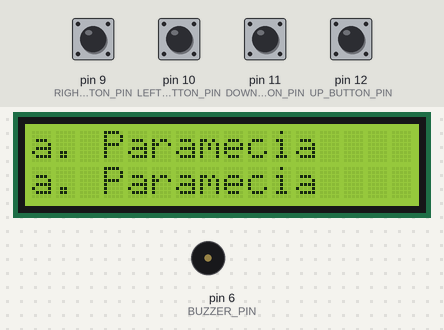
This sketch was run on a simulated Arduino Uno, built with avr-gcc and run on an emulated ATmega328P. Shown: 16×2 character LCD, buzzer (waves = sounding). The inputs (shaded band) are chosen by the test bench; at power-on: pin 9 (RIGHT_BUTTON_PIN), pin 10 (LEFT_BUTTON_PIN), pin 11 (DOWN_BUTTON_PIN), pin 12 (UP_BUTTON_PIN) HIGH.

Above: at 4.3 s.
4.4 s: pin 11 (DOWN_BUTTON_PIN) pulled LOW for 1 s
At 6.3 s:
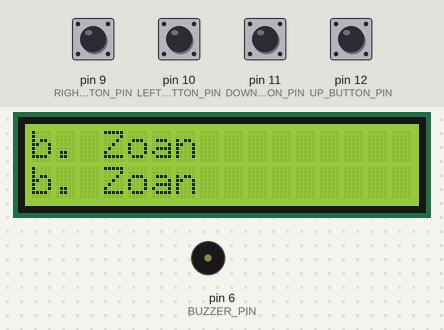
6.9 s: pin 9 (RIGHT_BUTTON_PIN) pulled LOW for 0.15 s
At 8.2 s:
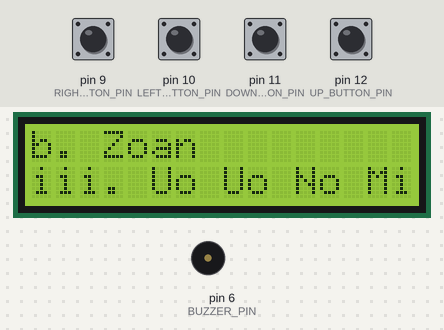
8.5 s: pin 10 (LEFT_BUTTON_PIN) pulled LOW for 0.15 s
At 9.0 s:
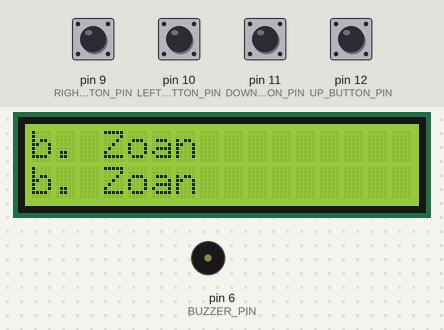
10.1 s: pin 9 (RIGHT_BUTTON_PIN) pulled LOW for 1 s
At 11.7 s:
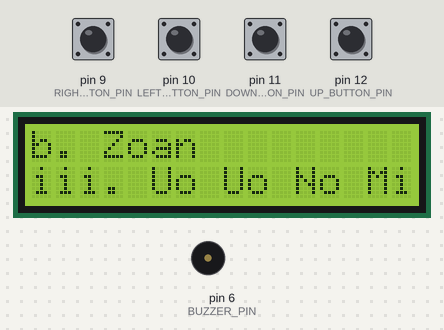
12.6 s: pin 10 (LEFT_BUTTON_PIN) pulled LOW for 1 s
At 13.2 s:
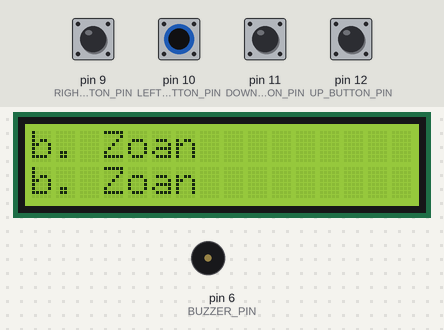
15.1 s: pin 9 (RIGHT_BUTTON_PIN) driven LOW and pin 10 (LEFT_BUTTON_PIN) driven LOW
At 15.59 s:
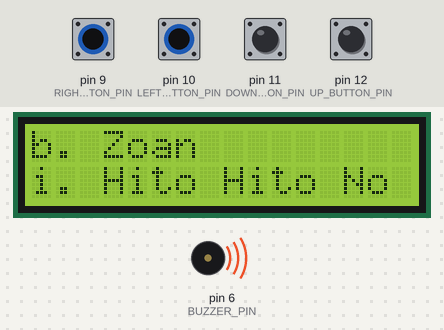
Timing chart, 0 to 19.1 s (numbered marks = the images above; inputs shaded):
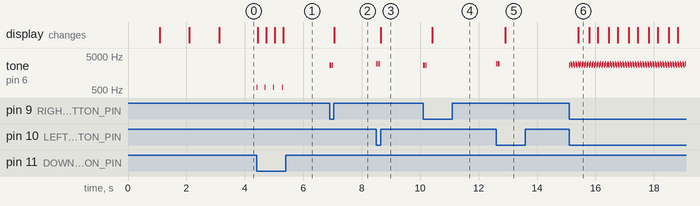

Measured:
- after the input at 4.4 s, tone on pin 6 (BUZZER_PIN): alternates 600 Hz for 0.02 s and silent for 0.27 s, 8 changes in all, then stays silent, starting at once; the display: changes at once (image 1)
- after the input at 6.9 s, tone on pin 6 (BUZZER_PIN): alternates 2700 Hz for 0.02 s and silent for 0.03 s, 6 changes in all, then stays silent, starting at once; the display: changes after 0.17 s (image 2)
- after the input at 8.5 s, tone on pin 6 (BUZZER_PIN): alternates 3000 Hz for 0.02 s and silent for 0.03 s, 6 changes in all, then stays silent, starting at once; the display: changes after 0.15 s (image 3)
- after the input at 10.1 s, tone on pin 6 (BUZZER_PIN): alternates 2700 Hz for 0.02 s and silent for 0.03 s, 6 changes in all, then stays silent, starting at once; the display: changes after 0.32 s (image 4)
- after the input at 12.6 s, tone on pin 6 (BUZZER_PIN): alternates 3000 Hz for 0.02 s and silent for 0.03 s, 6 changes in all, then stays silent, starting at once; the display: changes after 0.31 s (image 5)
- after the input at 15.1 s, tone on pin 6 (BUZZER_PIN): silent → 2700 Hz at once, then repeats every 0.09 s: silent 0.03 s, 3000 Hz 0.02 s, silent 0.02 s, 2700 Hz 0.02 s; the display: changes after 0.30 s (image 6)

The sketch:

Botones.ino
```cpp
#include <LiquidCrystal_I2C.h>

#define BUZZER_PIN 6
#define RIGHT_BUTTON_PIN 9
#define LEFT_BUTTON_PIN 10
#define DOWN_BUTTON_PIN 11
#define UP_BUTTON_PIN 12

LiquidCrystal_I2C lcd(0x27, 16, 2);

byte caracter1 [ ] = {
  B01010,
  B11111,
  B10101,
  B10001,
  B11011,
  B10001,
  B01010,
  B00100							/*~ ⬛⬜⬜⬜⬛~*/
};

/*~ Icono o caracter 2 ~*/
byte caracter2 [ ] = {
   B00100,
  B00100,
  B01110,
  B11011,
  B01010,
  B01010,
  B01010,
  B00100							/*~ ⬛⬛⬜⬛⬛~*/
};

byte caracter3 [ ] = {
   B01110,
  B11011,
  B10101,
  B11011,
  B01110,
  B00100,
  B01100,
  B00100							/*~ ⬛⬛⬜⬛⬛~*/
};


bool leftButtonState = false,
     downButtonState = false,
     upButtonState = false,
     rightButtonState = false;

char menu[3][4][30] = {
    {"a. Paramecia", "i. Gomu Gomu No Mi", "ii. Ope Ope No Mi", "iii. Gura Gura No Mi"},
    {"b. Zoan", "i. Hito Hito No Mi", "ii. Ushi Ushi No Mi", "iii. Uo Uo No Mi"},
    {"c. Logia", "i. Mera Mera No Mi", "ii. Yami Yami No Mi", "iii. Moku Moku No Mi"}
};

int currentCategory = 0;
int currentElement = 0;

// Button debounce
unsigned long lastDebounceTime = 0;
unsigned long debounceDelay = 100;

void showCategory() {
    lcd.clear();
    lcd.setCursor(0, 0);
    lcd.print(menu[currentCategory][0]);
    lcd.setCursor(0, 1);
    lcd.print(menu[currentCategory][currentElement]);
}

// Function to generate a tone, pass the frequency as an integer
void playTone(int frequency) {
    tone(BUZZER_PIN, frequency);
    delay(20);
    noTone(BUZZER_PIN);
}

void setup() {
    lcd.init();
    lcd.backlight();

  lcd.createChar ( 0, caracter1 );   	/*~ Indicar al programa que genere un caracter a partir del array de bits. ~*/
  lcd.createChar ( 1, caracter2 );
  lcd.createChar ( 2, caracter3 );

  lcd.setCursor ( 0, 0 );   	/*~ ( columnas, filas) Ubicamos el cursor en la primera posición(columna:0) de la primera línea(fila:0) ~*/
   lcd.write ( 0 );		  		/*~ Mostramos nuestro primer icono o caracter ~*/
   	delay ( 1000 );
  /*~ Esperar 1 segundo ~*/
   lcd.clear ( );				/*~ Limpiar pantalla ~*/
   lcd.setCursor ( 0, 1 );   	/*~ ( columnas, filas) Ubicamos el cursor en la primera posición(columna:0) de la segunda línea(fila:1) ~*/
   lcd.write ( 1 );          	/*~ Mostramos nuestro segundo icono o caracter ~*/
    delay ( 1000 );				/*~ Esperar 1 segundo ~*/
   lcd.clear ( );

  lcd.setCursor ( 0, 0 );   	/*~ ( columnas, filas) Ubicamos el cursor en la primera posición(columna:0) de la segunda línea(fila:1) ~*/
   lcd.write ( 2 );          	/*~ Mostramos nuestro segundo icono o caracter ~*/
    delay ( 1000 );				/*~ Esperar 1 segundo ~*/
   lcd.clear ( );

    pinMode(LEFT_BUTTON_PIN, INPUT_PULLUP);
    pinMode(DOWN_BUTTON_PIN, INPUT_PULLUP);
    pinMode(UP_BUTTON_PIN, INPUT_PULLUP);
    pinMode(RIGHT_BUTTON_PIN, INPUT_PULLUP);

    showCategory();
}

void loop() {


    leftButtonState = digitalRead(LEFT_BUTTON_PIN);
    downButtonState = digitalRead(DOWN_BUTTON_PIN);
    upButtonState = digitalRead(UP_BUTTON_PIN);
    rightButtonState = digitalRead(RIGHT_BUTTON_PIN);

    unsigned long currentTime = millis();

    if (currentTime - lastDebounceTime > debounceDelay) {
        if (!downButtonState) {
            currentCategory++;
            playTone(600);
            if (currentCategory >= 3) {
                currentCategory = 0;
            }
            currentElement = 0;
            showCategory();
            delay(250);
        }

        if (!upButtonState) {
            currentCategory--;
            playTone(900);
            if (currentCategory < 0) {
                currentCategory = 2;
            }
            currentElement = 0;
            showCategory();
            delay(250);
        }

        if (!rightButtonState) {
            if (currentElement < 3) {
                currentElement++;
                playTone(2700);
            }
            showCategory();
        }

        if (!leftButtonState) {
            if (currentElement > 0) {
                currentElement--;
                playTone(3000);
            }
            showCategory();
        }
    }
}
```
